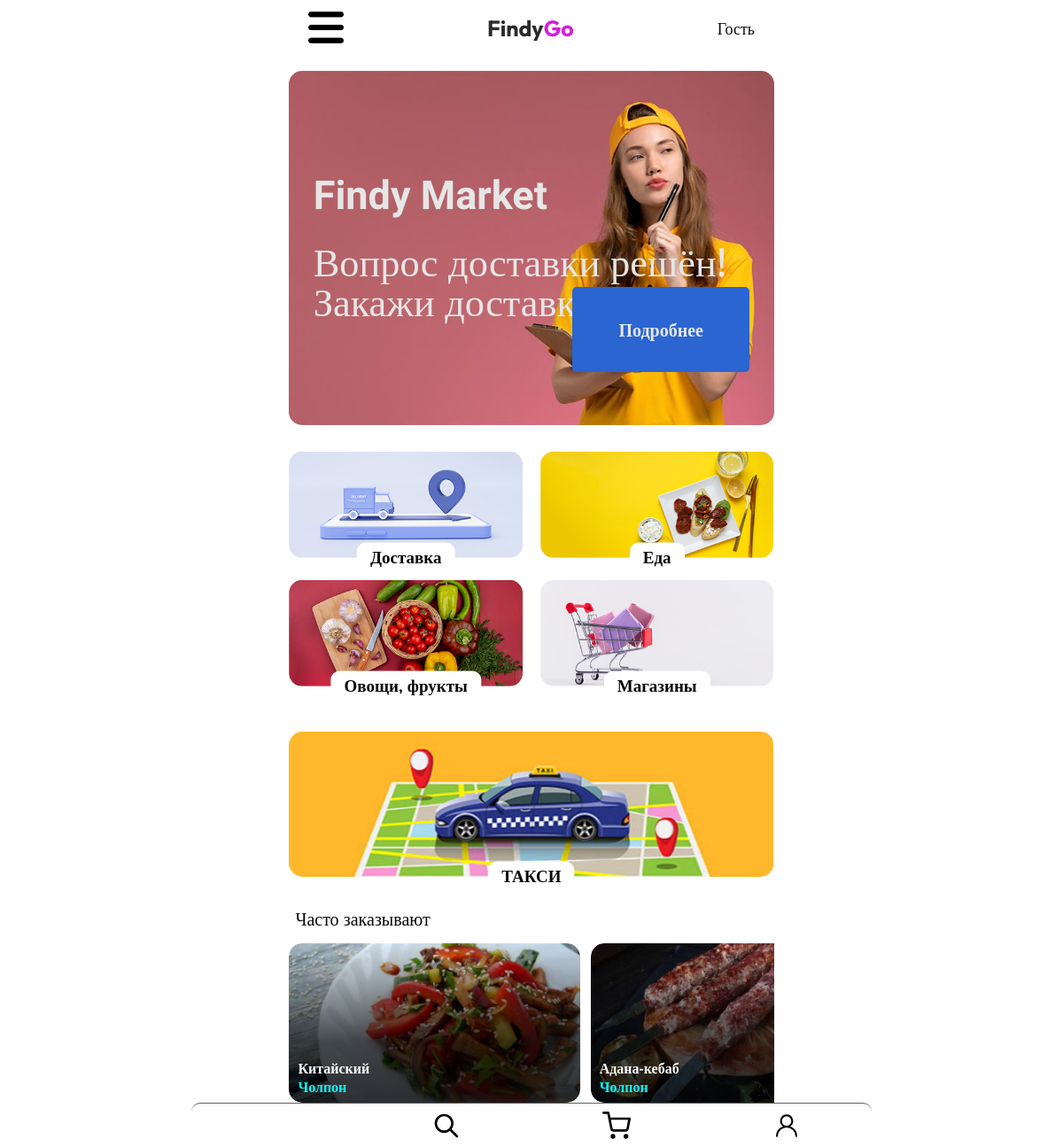
The page / on the database its author committed.
### basis/models.py (models this page shows, shortened)
class Food_menu(models.Model):
    STATUS_FOOD = [
        ('True', 'В наличии'),
        ('False', 'Отсутствует'),
    ]
    name = models.TextField(max_length=50)
    description = models.TextField(max_length=800)
    price = models.DecimalField(max_digits=10, decimal_places=0, default='10')
    discount_percent = models.PositiveIntegerField(default=0)  # 0–100
    discount_active = models.BooleanField(default=False)
    category = models.ForeignKey(
        FoodCategory,
        on_delete=models.SET_NULL,
        null=True,
        blank=True,
        related_name='foods'
    )
    food_status = models.CharField(max_length=20, choices=STATUS_FOOD, default='True')
    adscreenimg = models.ImageField(upload_to=ad_screen_img_path)
    imageOne = models.ImageField(upload_to=food_image_one_path)
    date_add = models.DateField(blank=True, null=True)
    user = models.ForeignKey(settings.AUTH_USER_MODEL, on_delete=models.CASCADE)
    quantity = models.PositiveIntegerField(default=0)
    click_order = models.PositiveIntegerField(default=0)

### account/models.py (models this page shows, shortened)
class CustomUser(AbstractUser):
    city = models.CharField(
        max_length=50,
        choices=CITY,
        default="Неизвестно"
    )
    USER_TYPES = [
        ('ordinary_user', 'Обычный пользователь'),
        ('food_user', 'Пользователь еда'),
        ('shop_user', 'Пользователь магазин'),
        ('taxi_user', 'Водитель такси'),
        ('courier_user', 'Водитель курьер'),
        ('taxi_company_user', 'Владелец таксопарк'),
    ]
    user_type = models.CharField(max_length=20, choices=USER_TYPES, default='ordinary_user')
    user_name = models.CharField(max_length=25, blank=True, null=True)
    user_description = models.CharField(max_length=500, default=description_txt, blank=True, null=True)
    user_phone_number = models.DecimalField(max_digits=9, decimal_places=0, blank=True, null=True)
    user_phone_number2 = models.DecimalField(max_digits=9, decimal_places=0, blank=True, null=True)
    user_mbank_qr = models.ImageField(upload_to=user_mbank_qr_path, blank=True, null=True)
    user_rsk_qr = models.ImageField(upload_to=user_rsk_qr_path, blank=True, null=True)
    user_mbank_link = models.CharField(max_length=500, blank=True, null=True)
    user_obank_link = models.CharField(max_length=500, blank=True, null=True)
    user_rsk_link = models.CharField(max_length=500, blank=True, null=True)
    user_abank_link = models.CharField(max_length=500, blank=True, null=True)
    user_raiting = models.DecimalField(max_digits=3, decimal_places=1, blank=True, null=True)
    balance = models.DecimalField(max_digits=15, decimal_places=2, blank=True, null=True)
    CATEGORY_OF_EDUCATION = [
        ('', ''),
        ('Food', 'Еда'),
        ('Vegetables', 'Овощи'),
        ('Shop', 'Магазин'),
    ]
    category_of_education = models.CharField(max_length=20, choices=CATEGORY_OF_EDUCATION, default='', blank=True, null=True)
    SUB_CATEGORY_OF_EDUCATION = [
        ('', ''),
        ('Grocery', 'Продуктовый'),
        ('Vegetables', 'Электроника'),
        ('Clothes', 'Одежды'),
        ('Office', 'Канцелярия'),
    ]
    sub_category_of_education = models.CharField(max_length=20, choices=SUB_CATEGORY_OF_EDUCATION, blank=True, null=True, default='')
    USER_STATUS = [
        ('', ''),
        ('Online', 'Онлайн'),
        ('Offline', 'Оффлайн'),
    ]
    user_status = models.CharField(max_length=20, choices=USER_STATUS, default='', blank=True, null=True)
    user_logo = models.ImageField(upload_to=user_logo_path, blank=True, null=True)
    user_logo_mini = models.ImageField(upload_to=user_logo_mini_path, blank=True, null=True)
    USER_BLOCKED = [
        ('', ''),
        ('Yes', 'Да'),
        ('No', 'Нет'),
    ]
    user_blocked = models.CharField(max_length=20, choices=USER_BLOCKED, default='No')
    groups = models.ManyToManyField(
        Group,
        verbose_name='groups',
        blank=True,
        related_name='custom_user_set',  # Пример названия, которое можно выбрать
        related_query_name='user',
    )
    user_permissions = models.ManyToManyField(
        Permission,
        verbose_name='user permissions',
        blank=True,
        related_name='custom_user_set',  # Пример названия, которое можно выбрать
        related_query_name='user',
    )

### home/views.py (the view)
# urls.py: path('', home, name='home'),
def home(request):
    users = CustomUser.objects.filter(user_status='Online', user_blocked='No')[2:]  # Пропускаем первого пользователя
    foods = Food_menu.objects.order_by('-click_order')[:5]
    context = {
        'users': users,
        'foods': foods,
        'CITY': [city for city, _ in CITY],  # Передаем только названия городов
    }
    return render(request, 'home/index.html', context)

### templates/home/index.html (shortened to what this page needs)
{% extends 'basis/basis.html' %}
{% block linkcss %}
<link rel="stylesheet" href="/static/css/index.css">{% endblock %}
{% block main %}
<div class="bigLogo">
    <h2>Findy Market</h2>
    <p>Вопрос доставки решён!<br>Закажи доставку</p>
    <button>Подробнее</button>
    <img src="/static/media/bghome.jpg" alt="">
</div>
<div class="basis-links">
    <a href="https://api.dengi.o.kg/#00020101021132680012p2p.dengi.kg01048580111243975313085710129967020926961202111302123410%D0%90%D0%9C%D0%90%D0%9D%D0%A2%D0%A3%D0%A0%20%D0%A2.520473995303417540105906O%21Bank630451A5" class="delivery">
        <img src="/static/media/delivery.jpg" alt="" class="bg">
        <p class="title">Доставка</p>
    </a>
    <a href="{% url 'user_list' 'Food' %}" class="food">
        <img src="/static/media/food.jpg" alt="" class="bg">
        <p class="title">Еда</p>
    </a>
    <a href="{% url 'user_list' 'Vegetables' %}" class="vegetables">
        <img src="/static/media/vegetables.jpg" alt="" class="bg">
        <p class="title">Овощи, фрукты</p>
    </a>
    <a href="{% url 'user_list' 'Shop' %}" class="shops">
        <img src="/static/media/shoping.jpg" alt="" class="bg">
        <p class="title">Магазины</p>
    </a>
</div>
<div class="taxi">
    <a href="{% url 'taxi' %}" class="go_taxi">
        <img src="/static/media/taxo.jpg" alt="" class="bg">
        <p class="title">ТАКСИ</p>
    </a>
</div>
<div class="popular-products">
    <a href="" class="title">Часто заказывают</a>
    <div class="popular-products-gallery">
        {% for food in foods %}
        <div class="popular-product">
            <div class="img-container">
                <h3 class="product-title">{{ food.name }}</h3>
                <p class="shop-name">{{ food.user.user_name }}</p>
                <div class="gradient"></div>
                <img src="{{ food.imageOne.url }}" alt="{{ food.name }}">
            </div>
        </div>
        {% endfor %}
    </div>
</div>
{% endblock %}

### static/css/basis.css (style rules this page uses)
* { padding: 0; margin: 0; border: 0; -webkit-user-select: none; -moz-user-select: none; user-select: none; }
*, *:before, *:after { box-sizing: border-box; }
html, body { background: rgb(255, 255, 255); height: 100%; width: 100%; font-size: 100%; line-height: 1; font-size: 14px; -ms-text-size-adjust: 100%; -moz-text-size-adjust: 100%; -webkit-text-size-adjust: 100%; }
input, button, textarea { font-family: inherit; }
button, a { outline: none; -webkit-tap-highlight-color: transparent; -webkit-user-select: none; -moz-user-select: none; user-select: none; }
button { cursor: pointer; }
a, a:visited { text-decoration: none; }
img { vertical-align: top; }
h1, h2, h3, h4, h5, h6 { font-size: inherit; font-weight: 400; }

### rows shown on the page
Food_menu: name "Китайский", user.user_name "Чолпон", imageOne (picture)
Food_menu: name "Адана-кебаб", user.user_name "Чолпон", imageOne (picture)
